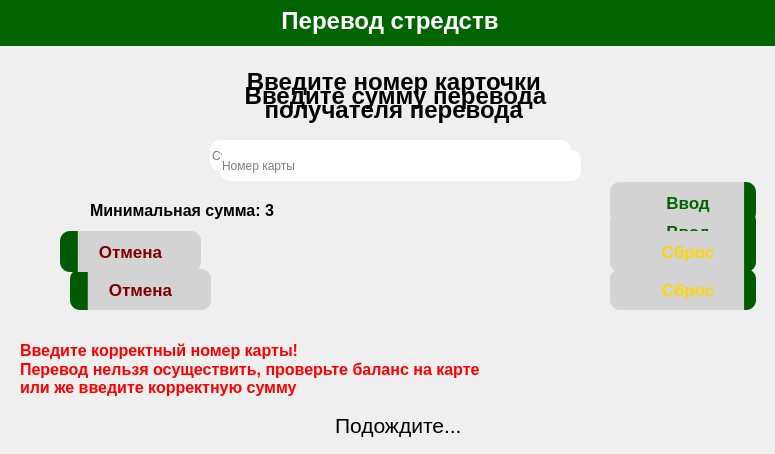
<?xml version="1.0" encoding="UTF-8"?>
<ui version="4.0">
 <class>TransferWindow</class>
 <widget class="QWidget" name="TransferWindow">
  <property name="geometry">
   <rect>
    <x>0</x>
    <y>0</y>
    <width>775</width>
    <height>454</height>
   </rect>
  </property>
  <property name="sizePolicy">
   <sizepolicy hsizetype="Preferred" vsizetype="Preferred">
    <horstretch>1</horstretch>
    <verstretch>0</verstretch>
   </sizepolicy>
  </property>
  <property name="minimumSize">
   <size>
    <width>775</width>
    <height>454</height>
   </size>
  </property>
  <property name="maximumSize">
   <size>
    <width>775</width>
    <height>454</height>
   </size>
  </property>
  <property name="windowTitle">
   <string>Transfer</string>
  </property>
  <property name="windowIcon">
   <iconset resource="res.qrc">
    <normaloff>:/rec/pictures/free-icon-atm-5346812.png</normaloff>:/rec/pictures/free-icon-atm-5346812.png</iconset>
  </property>
  <widget class="QLabel" name="label">
   <property name="geometry">
    <rect>
     <x>-10</x>
     <y>-5</y>
     <width>800</width>
     <height>51</height>
    </rect>
   </property>
   <property name="font">
    <font>
     <pointsize>18</pointsize>
     <bold>true</bold>
    </font>
   </property>
   <property name="styleSheet">
    <string notr="true">color:white;
background-color:#006400;</string>
   </property>
   <property name="text">
    <string>Перевод стредств</string>
   </property>
   <property name="alignment">
    <set>Qt::AlignCenter</set>
   </property>
  </widget>
  <widget class="QGroupBox" name="sum_group">
   <property name="geometry">
    <rect>
     <x>10</x>
     <y>50</y>
     <width>771</width>
     <height>291</height>
    </rect>
   </property>
   <property name="styleSheet">
    <string notr="true">border:none;</string>
   </property>
   <property name="title">
    <string/>
   </property>
   <widget class="QWidget" name="layoutWidget">
    <property name="geometry">
     <rect>
      <x>30</x>
      <y>150</y>
      <width>731</width>
      <height>121</height>
     </rect>
    </property>
    <layout class="QVBoxLayout" name="verticalLayout">
     <item>
      <layout class="QHBoxLayout" name="horizontalLayout">
       <item>
        <spacer name="horizontalSpacer_2">
         <property name="orientation">
          <enum>Qt::Horizontal</enum>
         </property>
         <property name="sizeHint" stdset="0">
          <size>
           <width>40</width>
           <height>20</height>
          </size>
         </property>
        </spacer>
       </item>
       <item>
        <widget class="QPushButton" name="insertButton">
         <property name="minimumSize">
          <size>
           <width>171</width>
           <height>41</height>
          </size>
         </property>
         <property name="layoutDirection">
          <enum>Qt::RightToLeft</enum>
         </property>
         <property name="styleSheet">
          <string notr="true">background-color:qlineargradient(spread:pad, x1:0.921631, y1:1, x2:0.917, y2:1, stop:0 rgba(0, 91, 0, 255), stop:1 rgba(211, 211, 211, 255));
color: #006400;
font-size: 17px;
font-weight: 700;
margin-left:10px;
margin-right: 15px;
border-radius: 10px;</string>
         </property>
         <property name="text">
          <string>Ввод</string>
         </property>
         <property name="icon">
          <iconset resource="res.qrc">
           <normaloff>:/rec/pictures/free-icon-play-4210629.png</normaloff>:/rec/pictures/free-icon-play-4210629.png</iconset>
         </property>
        </widget>
       </item>
      </layout>
     </item>
     <item>
      <layout class="QHBoxLayout" name="horizontalLayout_2">
       <item>
        <widget class="QPushButton" name="cancelButton">
         <property name="minimumSize">
          <size>
           <width>171</width>
           <height>41</height>
          </size>
         </property>
         <property name="styleSheet">
          <string notr="true">background-color: qlineargradient(spread:pad, x1:0.122749, y1:1, x2:0.129, y2:1, stop:0 rgba(0, 91, 0, 255), stop:1 rgba(211, 211, 211, 255));
color: #800000;
font-size: 17px;
font-weight: 700;
margin-left: 30px;
border-radius: 10px;</string>
         </property>
         <property name="text">
          <string>Отмена</string>
         </property>
         <property name="icon">
          <iconset resource="res.qrc">
           <normaloff>:/rec/pictures/free-icon-play-4210629.png</normaloff>:/rec/pictures/free-icon-play-4210629.png</iconset>
         </property>
        </widget>
       </item>
       <item>
        <spacer name="horizontalSpacer">
         <property name="orientation">
          <enum>Qt::Horizontal</enum>
         </property>
         <property name="sizeHint" stdset="0">
          <size>
           <width>40</width>
           <height>20</height>
          </size>
         </property>
        </spacer>
       </item>
       <item>
        <widget class="QPushButton" name="correctButton">
         <property name="minimumSize">
          <size>
           <width>171</width>
           <height>41</height>
          </size>
         </property>
         <property name="layoutDirection">
          <enum>Qt::RightToLeft</enum>
         </property>
         <property name="styleSheet">
          <string notr="true">background-color:qlineargradient(spread:pad, x1:0.921631, y1:1, x2:0.917, y2:1, stop:0 rgba(0, 91, 0, 255), stop:1 rgba(211, 211, 211, 255));
color: #FFD700;
font-size: 17px;
font-weight: 700;
margin-left:10px;
margin-right: 15px;
border-radius: 10px;</string>
         </property>
         <property name="text">
          <string>Сброс</string>
         </property>
         <property name="icon">
          <iconset resource="res.qrc">
           <normaloff>:/rec/pictures/free-icon-play-4210629.png</normaloff>:/rec/pictures/free-icon-play-4210629.png</iconset>
         </property>
        </widget>
       </item>
      </layout>
     </item>
    </layout>
   </widget>
   <widget class="QLabel" name="label_3">
    <property name="geometry">
     <rect>
      <x>220</x>
      <y>20</y>
      <width>331</width>
      <height>51</height>
     </rect>
    </property>
    <property name="font">
     <font>
      <pointsize>18</pointsize>
      <bold>true</bold>
     </font>
    </property>
    <property name="text">
     <string>Введите сумму перевода</string>
    </property>
    <property name="alignment">
     <set>Qt::AlignCenter</set>
    </property>
   </widget>
   <widget class="QLineEdit" name="sumLineEdit">
    <property name="geometry">
     <rect>
      <x>200</x>
      <y>90</y>
      <width>361</width>
      <height>31</height>
     </rect>
    </property>
    <property name="minimumSize">
     <size>
      <width>361</width>
      <height>31</height>
     </size>
    </property>
    <property name="styleSheet">
     <string notr="true">border-radius: 10px;</string>
    </property>
    <property name="placeholderText">
     <string>Сумма</string>
    </property>
   </widget>
   <widget class="QLabel" name="minSumLabel">
    <property name="geometry">
     <rect>
      <x>80</x>
      <y>150</y>
      <width>261</width>
      <height>21</height>
     </rect>
    </property>
    <property name="font">
     <font>
      <pointsize>12</pointsize>
      <bold>true</bold>
     </font>
    </property>
    <property name="styleSheet">
     <string notr="true">color:black;</string>
    </property>
    <property name="text">
     <string>Минимальная сумма: 3</string>
    </property>
   </widget>
  </widget>
  <widget class="QGroupBox" name="cardNumber_group">
   <property name="geometry">
    <rect>
     <x>10</x>
     <y>50</y>
     <width>781</width>
     <height>231</height>
    </rect>
   </property>
   <property name="styleSheet">
    <string notr="true">border:none;</string>
   </property>
   <property name="title">
    <string/>
   </property>
   <widget class="QLineEdit" name="cardNumber">
    <property name="geometry">
     <rect>
      <x>210</x>
      <y>100</y>
      <width>361</width>
      <height>31</height>
     </rect>
    </property>
    <property name="styleSheet">
     <string notr="true">border-radius: 10px;</string>
    </property>
    <property name="maxLength">
     <number>16</number>
    </property>
    <property name="placeholderText">
     <string>Номер карты</string>
    </property>
   </widget>
   <widget class="QLabel" name="label_2">
    <property name="geometry">
     <rect>
      <x>0</x>
      <y>10</y>
      <width>761</width>
      <height>71</height>
     </rect>
    </property>
    <property name="font">
     <font>
      <pointsize>18</pointsize>
      <bold>true</bold>
     </font>
    </property>
    <property name="text">
     <string> Введите номер карточки 
 получателя перевода</string>
    </property>
    <property name="alignment">
     <set>Qt::AlignCenter</set>
    </property>
   </widget>
   <widget class="QWidget" name="layoutWidget">
    <property name="geometry">
     <rect>
      <x>20</x>
      <y>130</y>
      <width>741</width>
      <height>94</height>
     </rect>
    </property>
    <layout class="QVBoxLayout" name="verticalLayout_2">
     <item>
      <layout class="QHBoxLayout" name="horizontalLayout_4">
       <item>
        <spacer name="horizontalSpacer_4">
         <property name="orientation">
          <enum>Qt::Horizontal</enum>
         </property>
         <property name="sizeHint" stdset="0">
          <size>
           <width>40</width>
           <height>20</height>
          </size>
         </property>
        </spacer>
       </item>
       <item>
        <widget class="QPushButton" name="insertCardButton">
         <property name="minimumSize">
          <size>
           <width>171</width>
           <height>41</height>
          </size>
         </property>
         <property name="accessibleDescription">
          <string/>
         </property>
         <property name="layoutDirection">
          <enum>Qt::RightToLeft</enum>
         </property>
         <property name="styleSheet">
          <string notr="true">background-color:qlineargradient(spread:pad, x1:0.921631, y1:1, x2:0.917, y2:1, stop:0 rgba(0, 91, 0, 255), stop:1 rgba(211, 211, 211, 255));
color: #006400;
font-size: 17px;
font-weight: 700;
margin-left:10px;
margin-right: 15px;
border-radius: 10px;</string>
         </property>
         <property name="text">
          <string>Ввод</string>
         </property>
         <property name="icon">
          <iconset resource="res.qrc">
           <normaloff>:/rec/pictures/free-icon-play-4210629.png</normaloff>:/rec/pictures/free-icon-play-4210629.png</iconset>
         </property>
        </widget>
       </item>
      </layout>
     </item>
     <item>
      <layout class="QHBoxLayout" name="horizontalLayout_3">
       <item>
        <widget class="QPushButton" name="cancelCardButton">
         <property name="minimumSize">
          <size>
           <width>171</width>
           <height>41</height>
          </size>
         </property>
         <property name="styleSheet">
          <string notr="true">background-color: qlineargradient(spread:pad, x1:0.122749, y1:1, x2:0.129, y2:1, stop:0 rgba(0, 91, 0, 255), stop:1 rgba(211, 211, 211, 255));
color: #800000;
font-size: 17px;
font-weight: 700;
margin-left: 30px;
border-radius: 10px;</string>
         </property>
         <property name="text">
          <string>Отмена</string>
         </property>
         <property name="icon">
          <iconset resource="res.qrc">
           <normaloff>:/rec/pictures/free-icon-play-4210629.png</normaloff>:/rec/pictures/free-icon-play-4210629.png</iconset>
         </property>
        </widget>
       </item>
       <item>
        <spacer name="horizontalSpacer_3">
         <property name="orientation">
          <enum>Qt::Horizontal</enum>
         </property>
         <property name="sizeHint" stdset="0">
          <size>
           <width>40</width>
           <height>20</height>
          </size>
         </property>
        </spacer>
       </item>
       <item>
        <widget class="QPushButton" name="corrcetCardButton">
         <property name="minimumSize">
          <size>
           <width>171</width>
           <height>41</height>
          </size>
         </property>
         <property name="layoutDirection">
          <enum>Qt::RightToLeft</enum>
         </property>
         <property name="styleSheet">
          <string notr="true">background-color:qlineargradient(spread:pad, x1:0.921631, y1:1, x2:0.917, y2:1, stop:0 rgba(0, 91, 0, 255), stop:1 rgba(211, 211, 211, 255));
color: #FFD700;
font-size: 17px;
font-weight: 700;
margin-left:10px;
margin-right: 15px;
border-radius: 10px;</string>
         </property>
         <property name="text">
          <string>Сброс</string>
         </property>
         <property name="icon">
          <iconset resource="res.qrc">
           <normaloff>:/rec/pictures/free-icon-play-4210629.png</normaloff>:/rec/pictures/free-icon-play-4210629.png</iconset>
         </property>
        </widget>
       </item>
      </layout>
     </item>
    </layout>
   </widget>
  </widget>
  <widget class="QGroupBox" name="wait_group">
   <property name="geometry">
    <rect>
     <x>165</x>
     <y>-30</y>
     <width>431</width>
     <height>491</height>
    </rect>
   </property>
   <property name="minimumSize">
    <size>
     <width>0</width>
     <height>454</height>
    </size>
   </property>
   <property name="autoFillBackground">
    <bool>false</bool>
   </property>
   <property name="styleSheet">
    <string notr="true">border:none;</string>
   </property>
   <property name="title">
    <string>GroupBox</string>
   </property>
   <widget class="QGraphicsView" name="graphicsView">
    <property name="geometry">
     <rect>
      <x>10</x>
      <y>40</y>
      <width>411</width>
      <height>391</height>
     </rect>
    </property>
    <property name="styleSheet">
     <string notr="true">background: transparent</string>
    </property>
   </widget>
   <widget class="QLabel" name="label_4">
    <property name="geometry">
     <rect>
      <x>170</x>
      <y>440</y>
      <width>131</width>
      <height>31</height>
     </rect>
    </property>
    <property name="font">
     <font>
      <pointsize>16</pointsize>
     </font>
    </property>
    <property name="text">
     <string>Подождите...</string>
    </property>
   </widget>
  </widget>
  <widget class="QLabel" name="noMoney_forSend">
   <property name="geometry">
    <rect>
     <x>20</x>
     <y>360</y>
     <width>741</width>
     <height>71</height>
    </rect>
   </property>
   <property name="font">
    <font>
     <pointsize>12</pointsize>
     <bold>true</bold>
    </font>
   </property>
   <property name="styleSheet">
    <string notr="true">color:red;</string>
   </property>
   <property name="text">
    <string>Перевод нельзя осуществить, проверьте баланс на карте
или же введите корректную сумму</string>
   </property>
   <property name="alignment">
    <set>Qt::AlignLeading|Qt::AlignLeft|Qt::AlignTop</set>
   </property>
  </widget>
  <widget class="QLabel" name="enterCorectLabel">
   <property name="geometry">
    <rect>
     <x>20</x>
     <y>340</y>
     <width>281</width>
     <height>21</height>
    </rect>
   </property>
   <property name="font">
    <font>
     <pointsize>12</pointsize>
     <bold>true</bold>
    </font>
   </property>
   <property name="styleSheet">
    <string notr="true">color:red;</string>
   </property>
   <property name="text">
    <string>Введите корректный номер карты!</string>
   </property>
  </widget>
 </widget>
 <resources>
  <include location="res.qrc"/>
 </resources>
 <connections/>
</ui>
